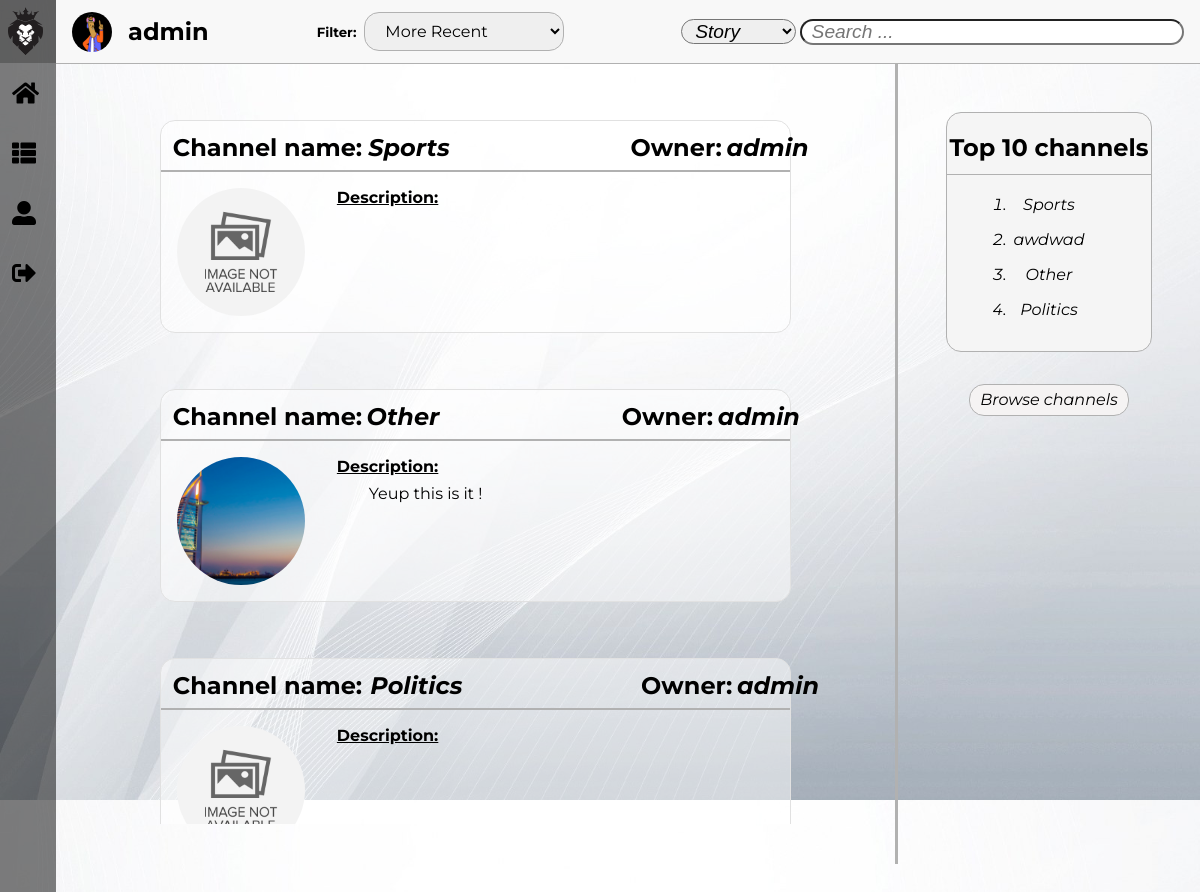
Screenshot of /pages/show_channels.php (signed in) with the database file from the repository.
### tables this page shows
CREATE TABLE Channel(
    name TEXT NOT NULL PRIMARY KEY,
    owner TEXT NOT NULL REFERENCES User(username),
    description TEXT      
);

### pages/show_channels.php (called while the page is built, shortened)
<?php
    include_once('../includes/functions.php');
    include_once('../templates/tpl_common.php');
    include_once('../templates/tpl_show_channels.php');
    include_once('../templates/tpl_general_aside.php');
    include_once('../database/db_channel.php');
    $show = isset($_GET['show']) ? htmlentities($_GET['show']) : 'all';
    $defaultFilter = 2;
    if($show === 'all') {
      $channels = get_all_channels();
    }
    $topChannels = get_top_channels();
    draw_common(htmlentities($_SESSION['username']), ['show_channels.css', 'general_aside.css'], [], $defaultFilter, $defaultFilter);
    draw_channels_list(htmlentities_all($channels));
    draw_general_aside(htmlentities_all($topChannels), display_messages());
    draw_footer();
?>

### includes/functions.php (called while the page is built, shortened)
<?php function get_image($default, $directory, $folder, $element) {
    $image = $default;
    $extensions = ['jpg', 'png', 'gif'];
    for($index = 0; $index < count($extensions); $index++) {
        if(file_exists($directory . $element . '.' . $extensions[$index])) {
            $image = $folder . $element . '.' . $extensions[$index];
            break;
        }
    }
    return $image;
} ?>

### database/db_channel.php (called while the page is built, shortened)
<?php
  include_once('../includes/functions.php');
    function get_all_channels() {
        $db = Database::instance()->db();
        $stmt = $db->prepare('SELECT * FROM Channel');
        $stmt->execute(array());
        return $stmt->fetchall();
    }
      function get_top_channels() {
        $db = Database::instance()->db();
        $stmt = $db->prepare('SELECT channelName, count(*) as followers FROM Subscription GROUP BY channelName
                        UNION SELECT name, 0 as followers FROM Channel WHERE name NOT IN (SELECT channelName FROM Subscription) GROUP BY name ORDER BY followers DESC LIMIT 10');
        $stmt->execute(array());
        return $stmt->fetchall();
      }
?>

### templates/tpl_show_channels.php (the view, shortened to what this page needs)
<?php function draw_channels_list($channels) { ?>
    <div id="masterChannels">
        <section id="channels">
            <form method="get" action="../pages/channel.php">
                <?php foreach($channels as $channel) { ?>
                    <article id="<?= $channel['name'] ?>" class="channelArticle">
                        <header id="channelHeader">
                            <div>
                                <div>
                                    <p>Channel name:</p><h1><?= $channel['name'] ?></h1>
                                </div>
                                <div>
                                    <p>Owner:</p><h1><a href="../pages/profile.php?username=<?= $channel['owner'] ?>"><?= $channel['owner'] ?></a></h1>
                                </div>
                            </div>
                            <div>
                                <img id="asideIMG" src="../resources/images/<?= get_image('default/defaultChannel.png', '../resources/images/channels/', 'channels/', sha1($channel['name'])) ?>" alt="Channel Image">
                                <div id="channelDescription">
                                    <h1>Description:</h1><p><?= $channel['description'] ?></p>
                                </div>
                            </div>
                        </header>
                    </article>
                <?php } ?>
            </form>
        </section>
    </div>
<?php } ?>

### templates/tpl_common.php (shortened to what this page needs)
<?php function draw_common($username, $css_files, $js_files, $filter, $searchFilter) { ?>
    <!DOCTYPE <!DOCTYPE html>
    <html>
        <head>
            <link rel="stylesheet" href="https://use.fontawesome.com/releases/v5.5.0/css/all.css">
            <?php foreach($css_files as $css_file) { ?>
                <link rel="stylesheet" type="text/css" media="screen" href="../css/<?=$css_file?>" />
            <?php } ?>
            <link rel="stylesheet" type="text/css" media="screen" href="../css/common.css" />
        </head>
        <body>
            <?php draw_dynamic_bar($username) ?>
            <?php draw_tool_bar($username, $filter, $searchFilter) ?>
<?php } ?>
<?php function draw_dynamic_bar($username) { ?>
    <header id="dynamicBar">
        <div id="header">
            <img src="../resources/images/default/logo.png" alt="Logo">
        </div>
        <nav id="menu">
            <div class="mainMenu">
                <i class="fa fa-home"></i><a href="../pages/feed.php">Feed</a>
            </div>
            <div class="mainMenu">
                <i class="fa fa-th-list"></i><a href="../pages/show_channels.php?show=subscriptions">Channels</a>
            </div>
            <div class="mainMenu">
                <i class="fa fa-user-alt"></i><a href="../pages/profile.php?username=<?= $username ?>">Profile</a>
            </div>
            <div class="mainMenu">
                <i class="fa fa-sign-out-alt"></i><a href="../actions/action_logout.php">Logout</a>
            </div>
        </nav>
    </header>
<? } ?>
<?php function draw_tool_bar($username, $filter, $searchFilter) { ?>
    <div id="toolBar">
        <div id="info">
            <img id="asideIMG" src="../resources/images/<?= get_image('default/defaultUser.jpg', '../resources/images/users/', 'users/', sha1($username)) ?>" alt="User Image">
            <a id="user-name" href="../pages/profile.php?username=<?= $username ?>"><h5><?= $username ?></h5></a>
        </div>
        <?php draw_story_filter($filter) ?>
        <?php draw_search_filter($searchFilter) ?>
    </div>
<? } ?>
<?php function draw_story_filter($filter) { ?>
    <div id="filters">
        <h5>Filter:</h5>
        <form method="get" action="<?= $_SERVER['PHP_SELF']?>">
            <select name="filter" id="filterID">
                <option <? echo $filter == 2 ? 'selected ' : '' ?>value="2">More Recent</option>
            </select>
        </form>
    </div>
<? } ?>
<?php function draw_search_filter($searchFilter) { ?>
    <div id="search">
        <form method="get" action="<?= $_SERVER['PHP_SELF']?>">
            <select name="searchFilter" id="searchFilterID">
                <option <? echo $searchFilter == 2 ? 'selected ' : '' ?>value="2">Story</option>
            </select>
            <input type="search" id="searchField" name="search" placeholder="Search ...">
        </form>
    </div>
<? } ?>
<?php function draw_footer() { ?>
        </body>
    </html>
<?php } ?>

### templates/tpl_general_aside.php (shortened to what this page needs)
<?php function draw_general_aside($channels, $messages) { ?>
    <aside>
        <div>
            <h1>Top 10 channels</h1>
            <form method="get" action="../pages/channel.php">
                <ul>
                    <?php
                        foreach($channels as $channel) { ?>
                            <li id="<?= $channel['channelName'] ?>" class="asideChannelList"><?= $channel['channelName'] ?></li>
                        <?php }
                    ?>
                </ul>
            </form>
        </div>
        <form method="get" action="../pages/show_channels.php">
            <button id="browseChannels" type="submit">Browse channels</button>
        </form>
    </aside>
<?php } ?>

### css/show_channels.css (style rules this page uses)
:root { --background-color: rgb(231, 231, 231); --background-story-color: rgba(255, 255, 255, 0.5); --story-title-font: 'Montserrat', sans-serif; --story-header-font: 'Montserrat', sans-serif; --story-text-font: 'Montserrat', sans-serif; --story-hover: rgb(248, 248, 248); --hover-font-color: rgb(3, 173, 192); --border-color: rgb(177, 177, 177); }
#masterChannels { grid-area: content; width: 100%; height: 100%; overflow: hidden; }
#channels { margin: 0%; width: 100%; max-height: 95%; overflow-y: auto; padding-right: 20px; }
#channels > form article { margin: 3.5em auto; width: 75%; height: auto; border-radius: 15px; border: solid rgb(225, 225, 225) 1px; background-color: rgba(255, 255, 255, 0.5); transition: 0.25s; }
#channelHeader > div:first-child { justify-content: space-between; display: flex; padding-bottom: 0.5em; border-bottom: solid var(--border-color) 2px; }
#channelHeader > div:first-child * { justify-content: space-between; display: flex; padding-right: 1em; }
#channelHeader > div:first-child div:first-child p { margin: 0em; padding: 0.5em 0em 0em 0.5em; width: 15em; padding-top: 0.5em; font-weight: bold; font-size: 1.5em; font-family: var(--story-text-font); }
#channelHeader > div:first-child div:last-child p { margin: 0em; padding: 0.5em 0em 0em 0em; width: 3em; padding-top: 0.5em; padding-right: 1em; font-weight: bold; font-size: 1.5em; font-family: var(--story-text-font); }
#channelHeader > div:first-child h1 { margin: 0em; padding: 0.5em 0em 0em 0em; width: 100%; height: auto; font-family: var(--story-title-font); font-size: 1.5em; font-style: italic; }
#channelHeader > div:last-child { justify-content: flex-start; display: flex; }
a { color: black; }
#channelHeader > div > img { margin: 0em; padding: 1em; width: 8em; height: 8em; border-radius: 50%; object-fit: cover; }
#channelDescription { margin: 0em; padding: 1em 1em 1em 1em; max-width: 100%; font-family: var(--story-text-font); }
#channelDescription > h1 { padding: 0em; margin: 0em; font-weight: bold; text-decoration: underline; font-size: 1em; }
#channelDescription > p { position: relative; padding-top: 0.5em; padding-right: 1em; margin: 0em; text-indent: 2em; text-align: justify; line-height: 1.2em; }

### css/general_aside.css (style rules this page uses)
:root { --background-color: rgb(231, 231, 231); --background-story-color: whitesmoke; --story-text-font: 'Montserrat', sans-serif; --aside-img-font-size: 15em; --aside-username-font: 'Exo', sans-serif; --aside-username-font-size: 2em; --aside-text-font: 'Montserrat', sans-serif; --aside-button-font-size: 1em; --aside-button-background-color: rgb(245, 243, 243); --aside-button-background-color-hover: rgb(3, 173, 192); --success-fg-color: rgb(86, 155, 13); --error-fg-color: rgb(218, 2, 13); --border-color: rgb(177, 177, 177); }
aside { grid-area: aside; padding: 3em; border-left: solid var(--border-color); }
aside > div { flex-direction: column; display: flex; border-radius: 15px; text-align: center; border: solid var(--border-color) 1px; background-color: var(--background-story-color); }
aside > div h1 { padding-bottom: 0.5em; border-bottom: solid var(--border-color) 1px; font-family: var(--story-text-font); }
aside > div > form > ul { margin: 0em; padding: 0em 4em; list-style-type: decimal; }
aside > div > form > ul * { padding-bottom: 1em; font-family: var(--story-text-font); font-style: italic; }
aside > form { margin: 0em; padding: 2em 0em; text-align: center; }
#browseChannels { width: 10em; height: 2em; outline: none; border: solid var(--border-color) 1px; border-radius: 15px; background-color: var(--aside-button-background-color); text-align: center; font-style: italic; font-size: var(--aside-button-font-size); font-family: var(--aside-text-font); }

### rows the page displays
channel: name "Sports", owner "admin"
channel: name "Other", owner "admin", shows a picture, description "Yeup this is it !"
channel: name "Politics", owner "admin"

### other values shown
$username "admin"
$channel['channelName'] "Sports"
$channel['channelName'] "awdwad"
$channel['channelName'] "Other"
$channel['channelName'] "Politics"
